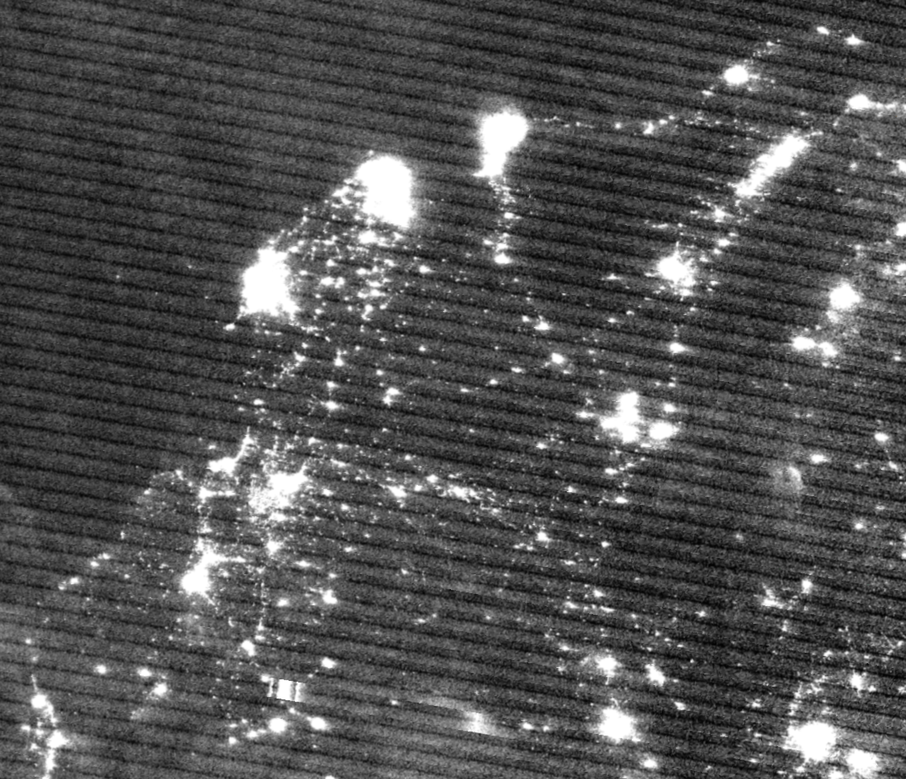
%> input picture colombia-code/img/21-05-2020.png, 906 x 779 px, shrunk from 4508 x 3874 before the run; its folder holds only this picture in this run
$ octave NASASpaceApps.m   (GNU Octave 9; MATLAB toolbox functions it lacks are replaced by stand-ins)
%> lines starting %> are read from the running program, lines starting %| are printed output that depends on the picture
### colombia-code/sortByDate.m
function [filesOut] = sortByDate(filesIn)
for i=1:length(filesIn)
    filesIn(i).date = datetime(strrep(filesIn(i).name, '.png', ''),'InputFormat', 'dd-MM-yyyy');
end
[x,idx]=sort([filesIn.date]);
filesIn=filesIn(idx);
filesOut = filesIn;
end

### colombia-code/MejoraImagen.m
function ImSnCon=MejoraImagen(Ie,valorpixel)
%> called with valorpixel = 150
[R,G,B] = imsplit(Ie);
ImSn=R-valorpixel;
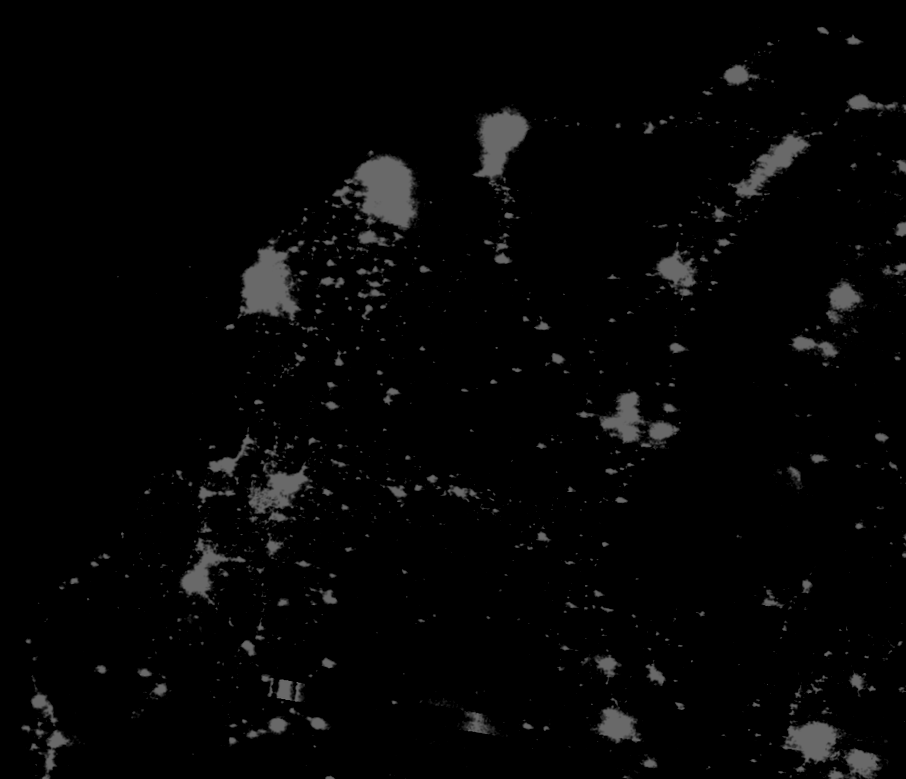
%> ImSn: size 779x906 uint8; min 0, max 105, mean 4.9
ImSnCon = imadjust(ImSn);
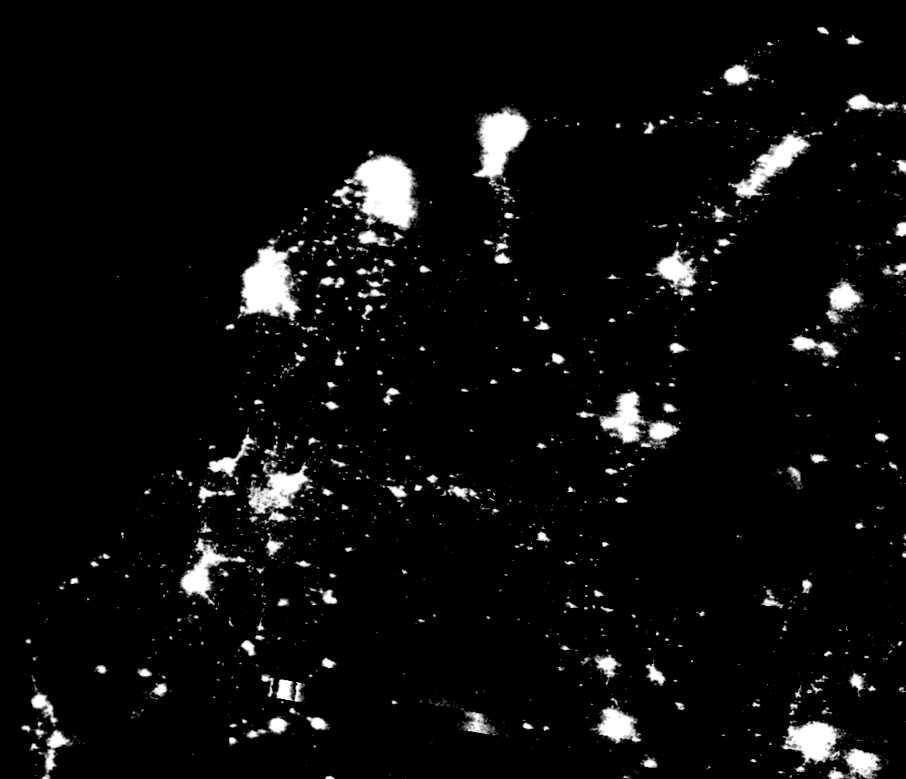
%> ImSnCon: size 779x906 uint8; min 0, max 255, mean 11.9
end

### colombia-code/NASASpaceApps.m
clc
clear all
close all

% km/px
km_px = 0.110;

% Los datos estan organizados en arrays de structs
% cada elemento del contiene un struct con los atributos  ->

% Extrayendo y organizando las imagenes desde el folder img
files = sortByDate(dir ('./img/*png'));

% Valor que se le sustraerá a cada imagen
substract = [150 130 250 250 220 180 220 240 240 200 180 240];
temp = num2cell(substract);
[files.substract] = temp{:};


% Lectura y procesamiento de imagenes
for i=1:length(files)
    % Lectura de imagen
    files(i).initialImg = imread(strcat('./img/',files(i).name));

    % Procesamiento de imagen
     files(i).substractedImg = MejoraImagen(files(i).initialImg,files(i).substract);
end

figure;
subplot(1,3,1);

%> (the run ends here)

$ run again, on colombia-code/img/23-04-2020.png
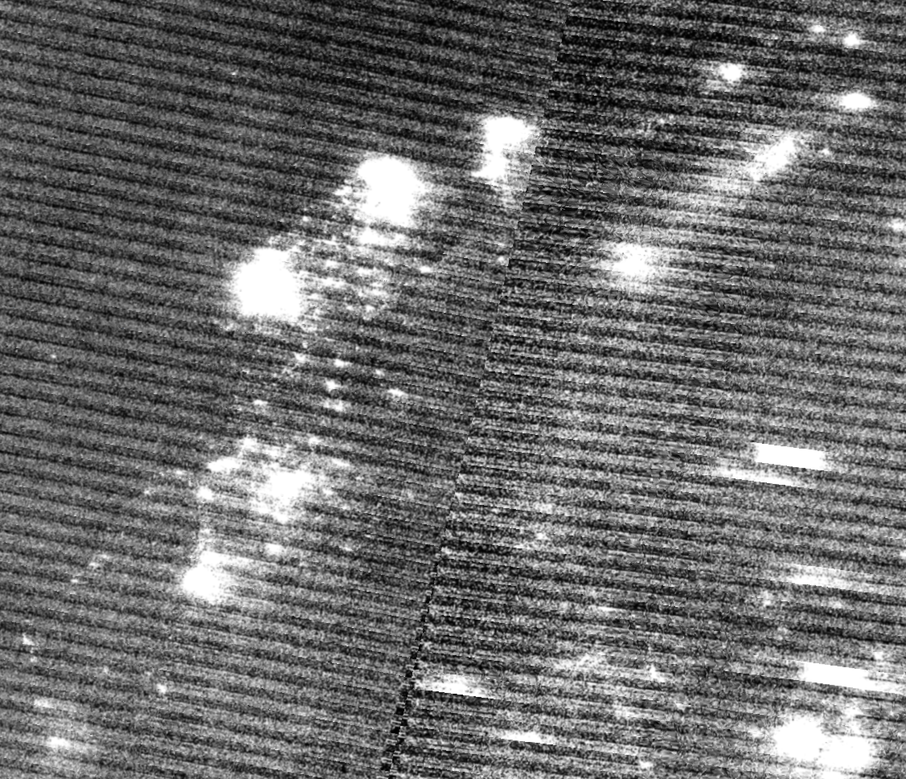
%> input picture colombia-code/img/23-04-2020.png, 906 x 779 px, shrunk from 4508 x 3874 before the run
%> in MejoraImagen, `ImSn=R-valorpixel;`:
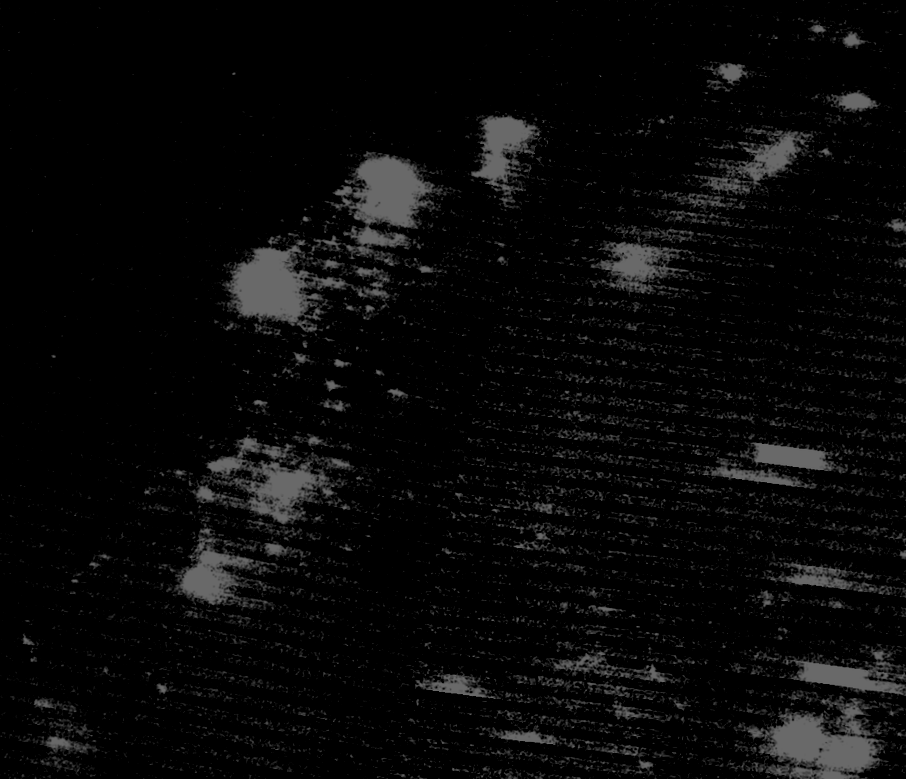
%> ImSn: size 779x906 uint8; min 0, max 105, mean 8.8
%> in MejoraImagen, `ImSnCon = imadjust(ImSn);`:
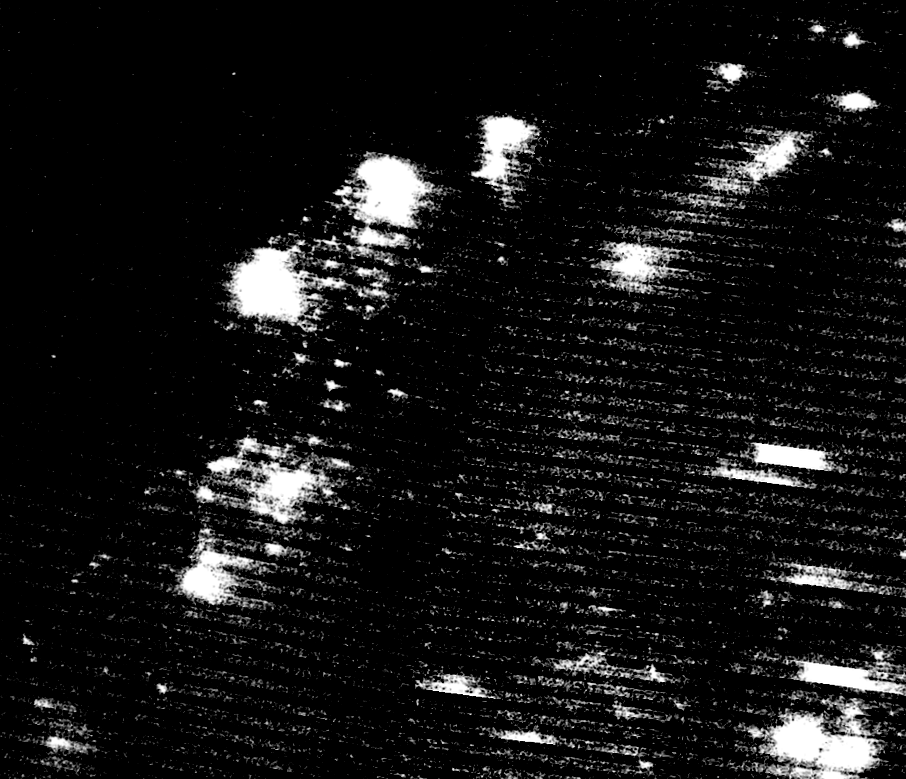
%> ImSnCon: size 779x906 uint8; min 0, max 255, mean 21.3

$ run again, on colombia-code/img/23-05-2020.png
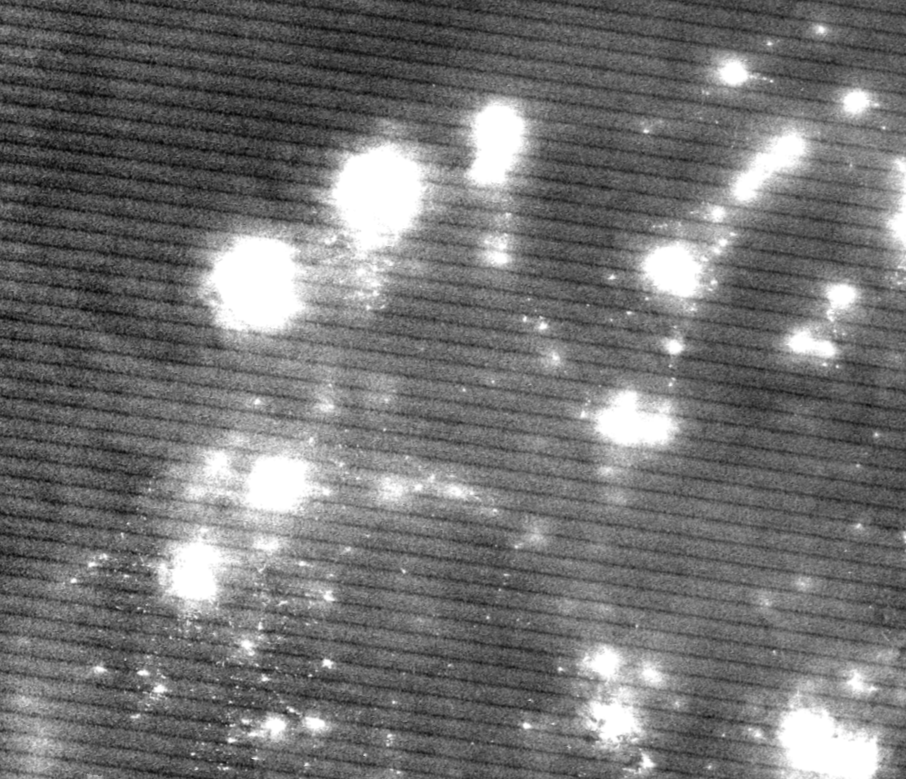
%> input picture colombia-code/img/23-05-2020.png, 906 x 779 px, shrunk from 4508 x 3874 before the run
%> in MejoraImagen, `ImSn=R-valorpixel;`:
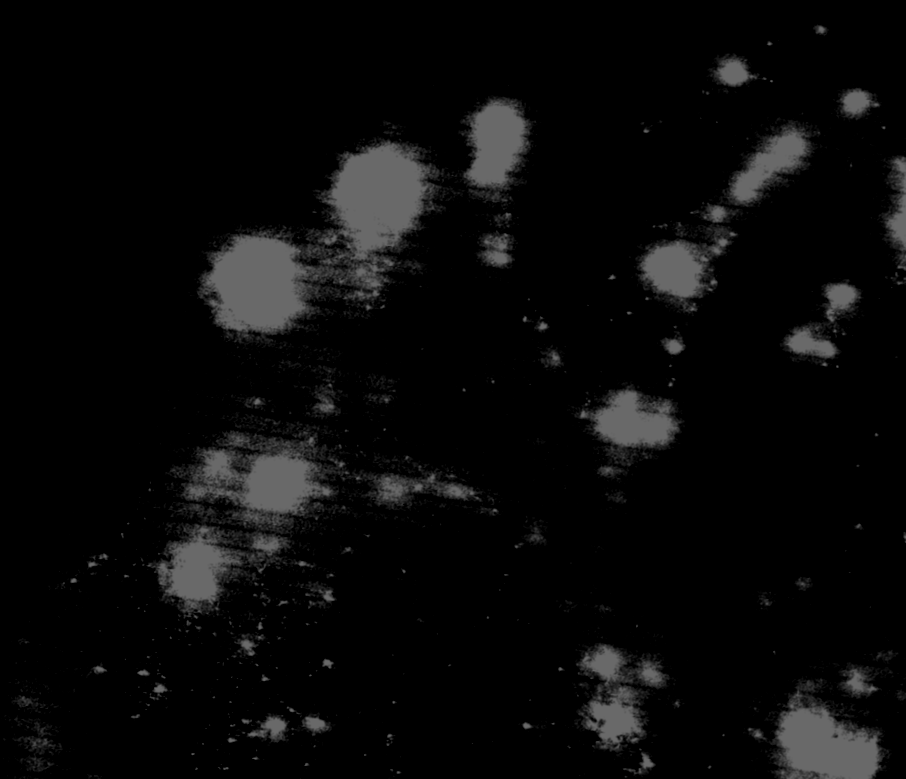
%> ImSn: size 779x906 uint8; min 0, max 105, mean 9.8
%> in MejoraImagen, `ImSnCon = imadjust(ImSn);`:
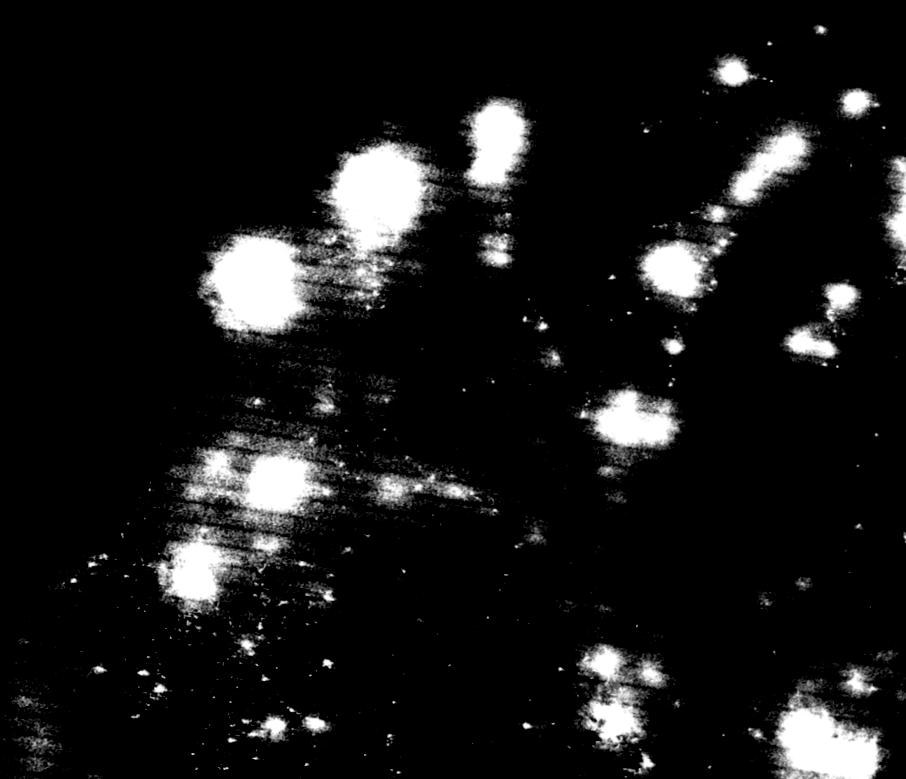
%> ImSnCon: size 779x906 uint8; min 0, max 255, mean 23.7

$ run again, on colombia-code/img/24-02-2020.png
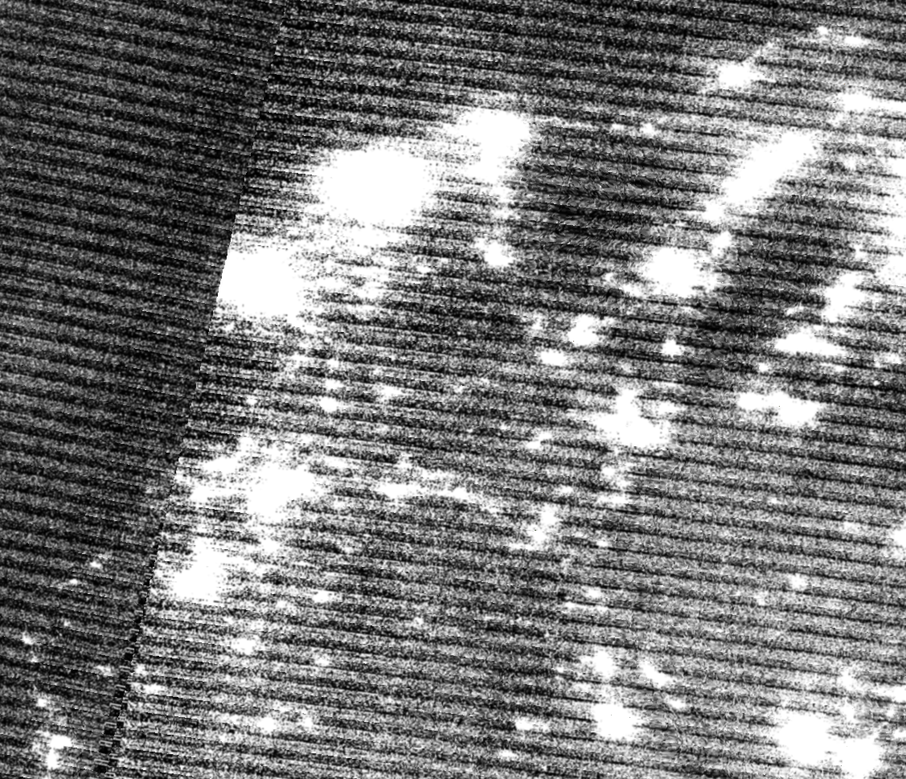
%> input picture colombia-code/img/24-02-2020.png, 906 x 779 px, shrunk from 4508 x 3874 before the run
%> in MejoraImagen, `ImSn=R-valorpixel;`:
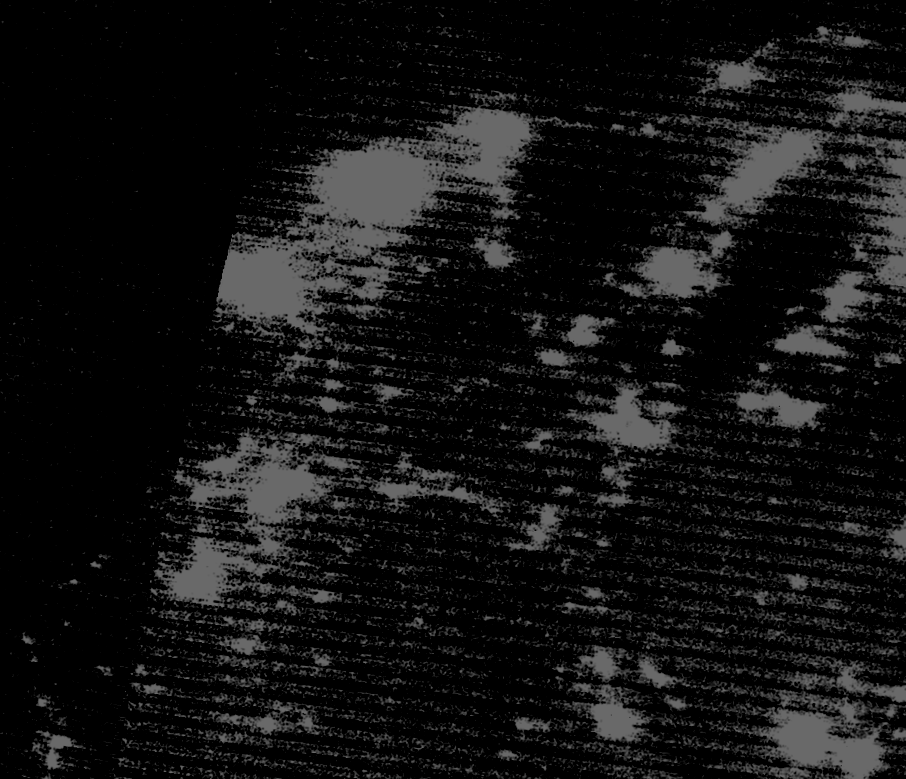
%> ImSn: size 779x906 uint8; min 0, max 105, mean 18.9
%> in MejoraImagen, `ImSnCon = imadjust(ImSn);`:
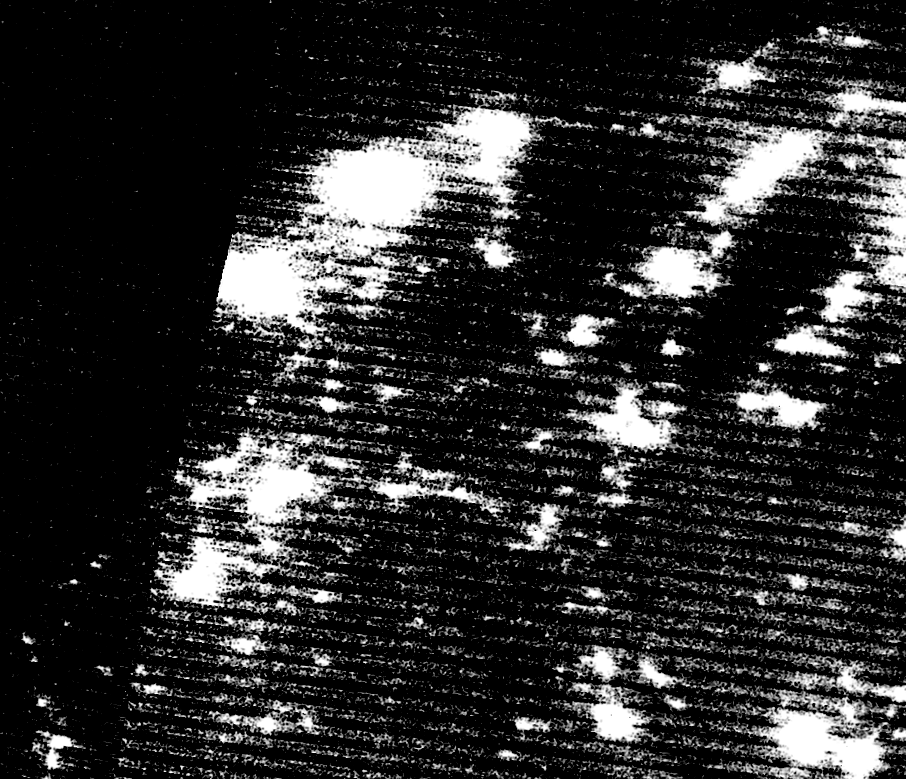
%> ImSnCon: size 779x906 uint8; min 0, max 255, mean 45.8
